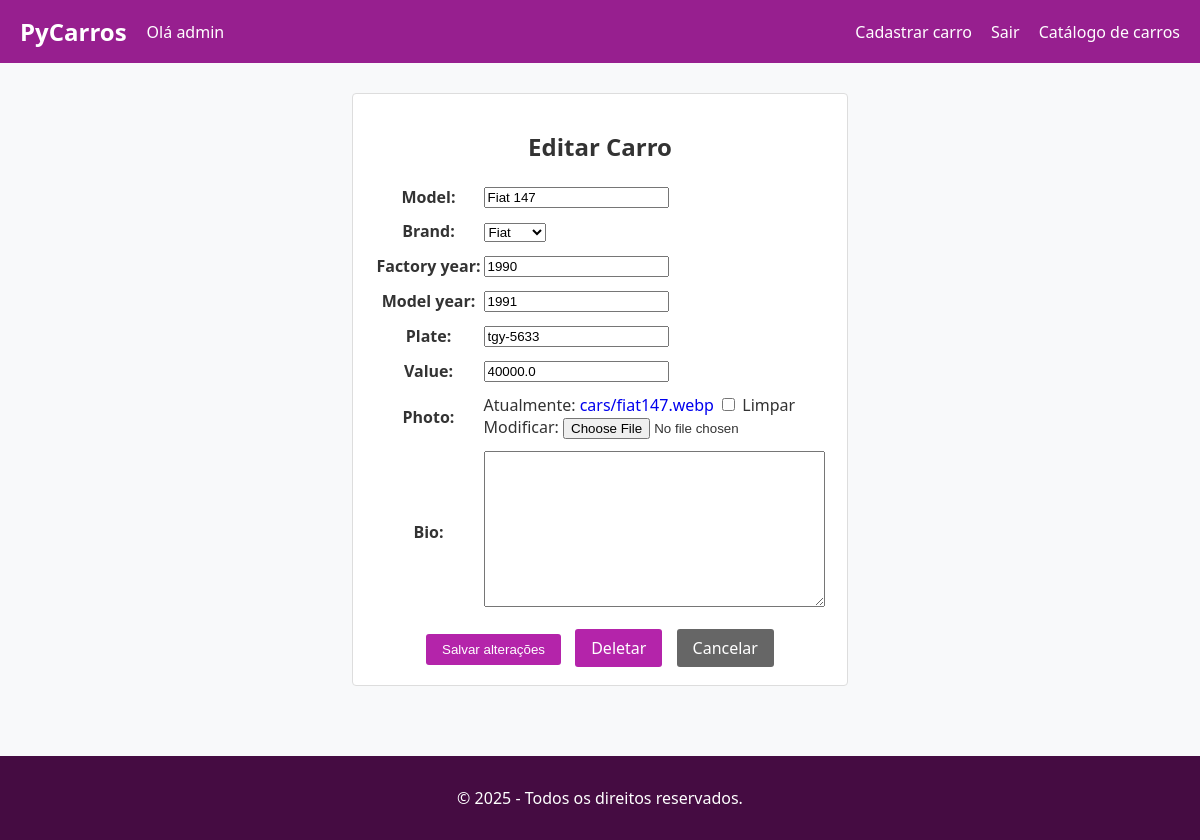
The app's page /car/1/update/ (signed in), older data.
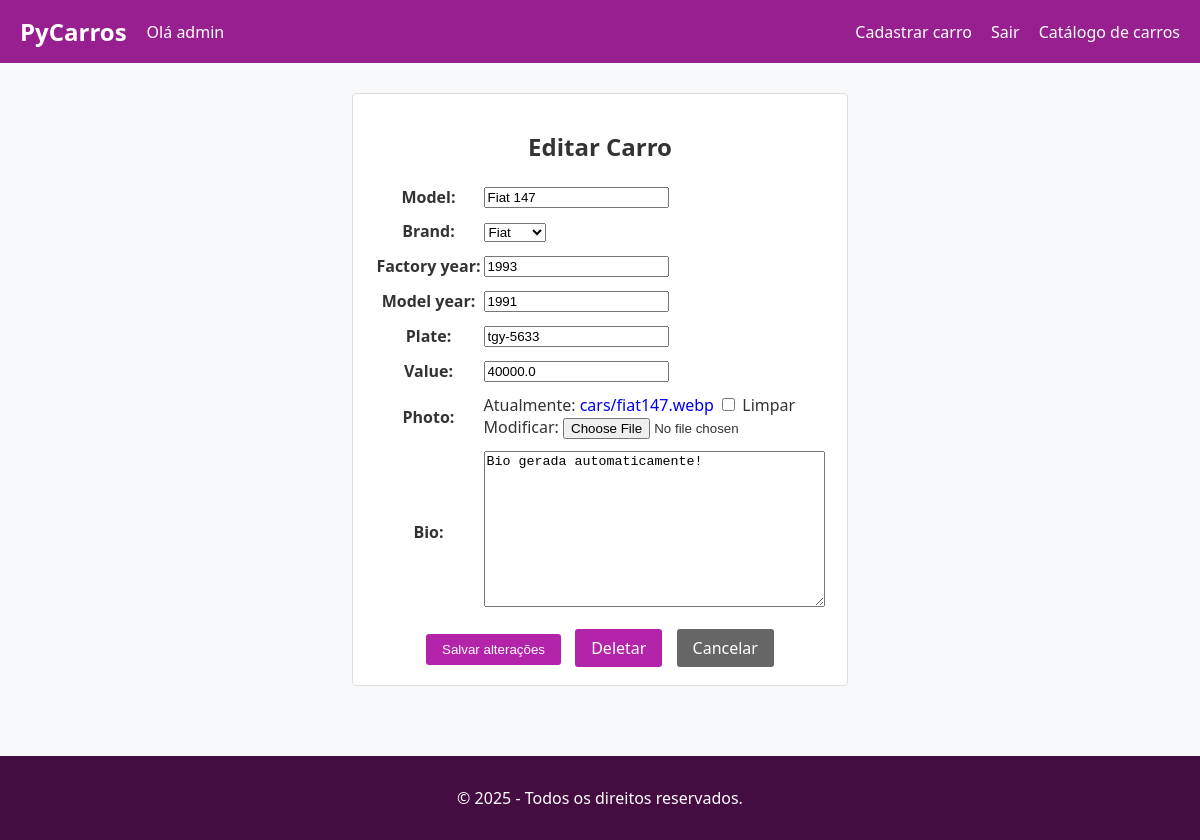
The same page, newer data.
### cars/models.py (models this page shows, shortened)
class Car(models.Model):
   id = models.AutoField(primary_key=True)
   model = models.CharField(max_length=200)
   brand = models.ForeignKey(Brand, on_delete=models.PROTECT, related_name='car_brand') #marca
   factory_year = models.IntegerField(blank=True, null=True)
   model_year = models.IntegerField(blank=True, null=True)
   plate = models.CharField(max_length=10, blank=True, null=True)
   value = models.FloatField(blank=True, null=True)
   photo = models.ImageField(upload_to='cars/', blank=True, null=True)
   bio = models.TextField(blank=True, null=True)

### cars/views.py (the view, shortened to what this page needs)
# urls.py: path('car/<int:pk>/update/', CarUpdateView.as_view(), name='car_update'),
@method_decorator(login_required(login_url='login'), name='dispatch')
class CarUpdateView(UpdateView):
   model = Car # modelo
   form_class = CarModelForm  # formulario
   template_name = 'car_update.html' # html retornado pro usuario

### cars/forms.py (shortened to what this page needs)
class CarModelForm(forms.ModelForm):
    class Meta:
        model = Car
        fields = '__all__'

### cars/models.py (called while the page is built)
   def __str__(self):
      return self.name

### cars/templates/car_update.html (shortened to what this page needs)
{% extends 'base.html' %}
{% block content %}
<form method="post" enctype="multipart/form-data">
    <h1>Editar Carro</h1>
    <table>
        {{ form.as_table }}
    </table>
    <div>
        <div class="buttons-container">
            <input type="submit" value="Salvar alterações" class="btn btn-primary">
             <a href="{% url 'car_delete' pk=object.pk %}" class="btn btn-danger">Deletar</a>
            <a href="{% url 'cars_list' %}" class="btn btn-secondary">Cancelar</a>
        </div>
    </div>
</form>
{% endblock %}

Row changes from the older to the newer data that the page shows:
changed Car "Fiat 147": factory_year "1990" → "1993"; bio (not shown) → "Bio gerada automaticamente!"
